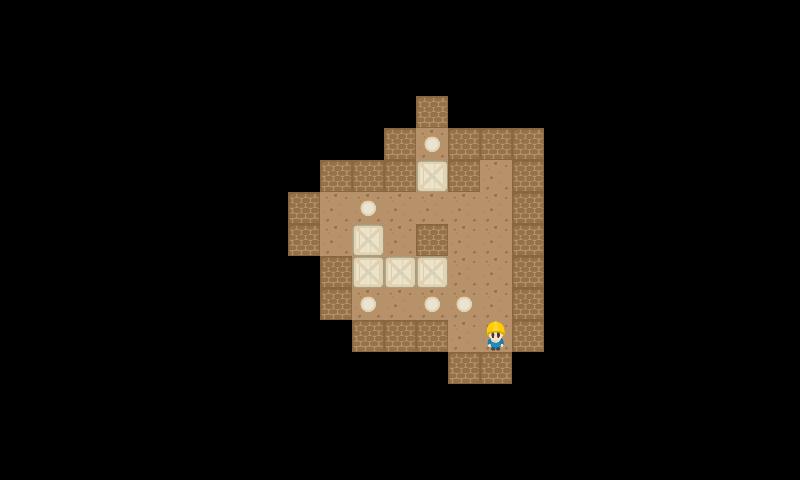

Below is a game level as drawn by its tile map, then a one-line description and the .tmx that defines it (tile-layer data replaced by summaries):
An orthogonal 25x15 tile map with 32x32 px tiles, 2 tile layers (StaticMap, Objetos).

<map version="1.0" orientation="orthogonal" renderorder="right-down" width="25" height="15" tilewidth="32" tileheight="32">
 <tileset firstgid="1" source="Tileset.tsx" />
 <layer name="StaticMap" width="25" height="15">
  <data>[375 cells, 51 non-empty, 2 distinct tile ids]</data>
 </layer>
 <layer name="Objetos" width="25" height="15">
  <data>[375 cells, 11 non-empty, 3 distinct tile ids]</data>
 </layer>
</map>
